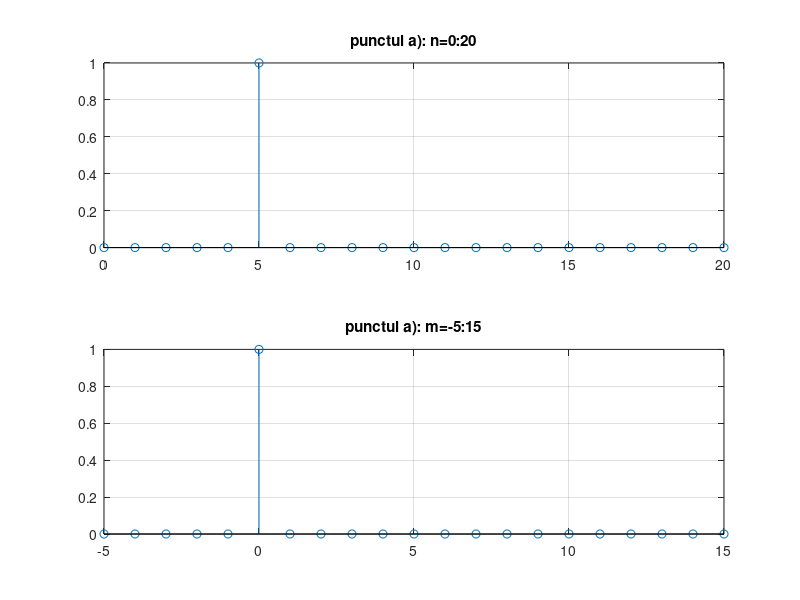
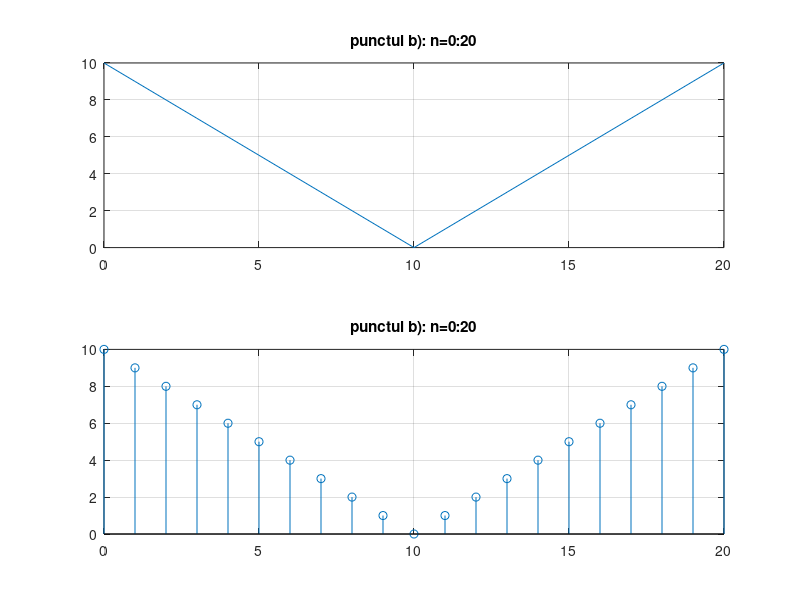
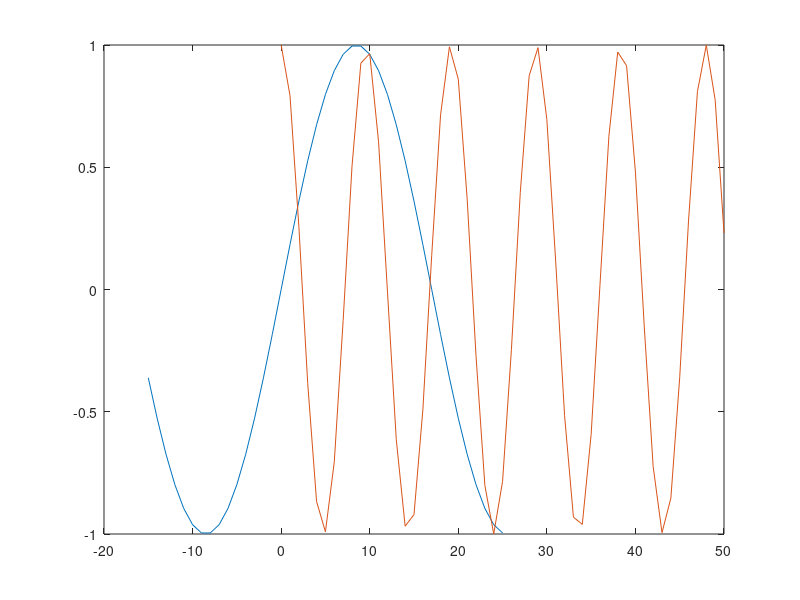
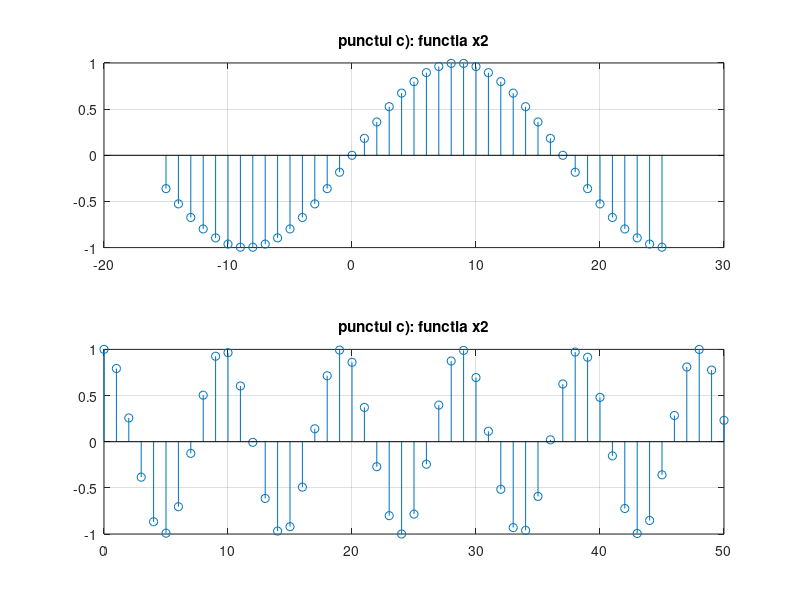

Source code (MATLAB) for these figures, in order:
%a
z=zeros(1,21) % se initializeaza vectorul cu o singura linie de zerouri
z(6)=1  % elementul de pe a 6-a coloana devine 1
figure(1) %se afiseaza in figura 1 graficele de mai jos
subplot(2,1,1) %impartim graficul mare in 2 grafice cu functia subplot
n=0:20
stem(n,z), title('punctul a): n=0:20'),grid %reprezentatea lui z de la 0 la 20 cu functia stem
subplot(2,1,2) %impartim graficul mare in 2 grafice cu functia subplot
m=-5:15
stem(m,z), title('punctul a): m=-5:15'),grid %reprezentarea lui z de la -5 la 15 cu functia stem

%b
n=0:20
t=abs(10-n)
figure(2) %se afiseaza in figura 2 graficele de mai jos
subplot(2,1,1)  %impartim graficul mare in 2 grafice cu functia subplot
plot(n,t) ,title('punctul b): n=0:20'),grid  %reprezentarea lui t pentru n de la 0 la 20 cu functia plot
subplot(2,1,2)  %impartim graficul mare in 2 grafice cu functia subplot
stem(n,t) ,title('punctul b): n=0:20'),grid  %reprezentarea lui t in ] pentru n de la 0 la 20 cu functia stem

%c
n1=-15:25
n2=0:50
x1=sin(n1*pi/17)
x2=cos(n2*pi/sqrt(23))
figure(3) %se afiseaza in figura 3 graficele de mai jos
plot(n1,x1,n2,x2)
figure(4) %se afiseaza in figura 4 graficele de mai jos
subplot(2,1,1) %impartim graficul mare in 2 grafice cu functia subplot
stem(n1,x1) ,title('punctul c): functia x2'),grid %reprezentarea functiei x1 in format stem,trebuie facuta separat intrucat nu merge stem(a,b,c,d..)
subplot(2,1,2) %impartim graficul mare in 2 grafice cu functia subplot
stem(n2,x2) ,title('punctul c): functia x2'),grid %reprezentarea functiei x2 in format stem,trebuie facuta separat intrucat nu merge stem(a,b,c,d..)

